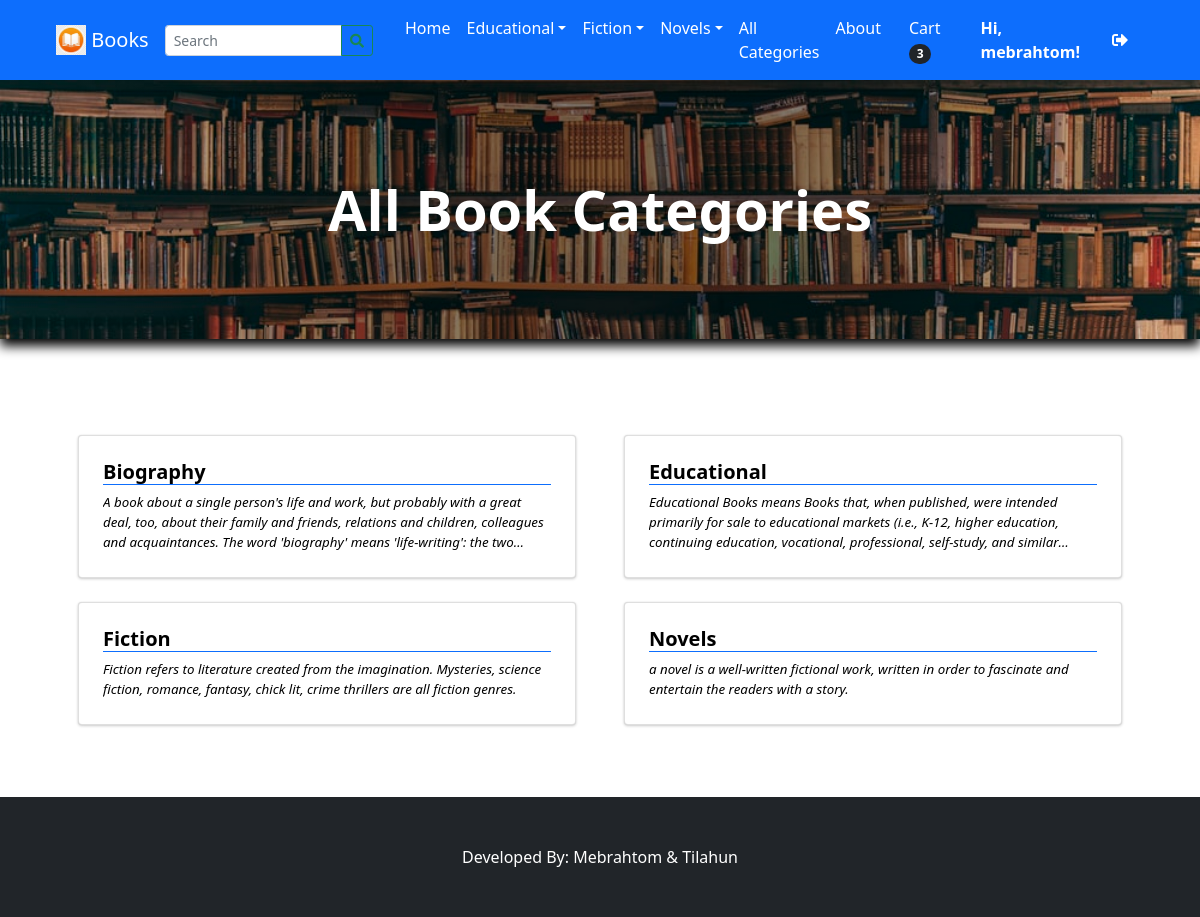
The app's page /?p=view_categories (signed in) with its own data.
### tables this page shows
CREATE TABLE `categories` (
  `id` int(30) NOT NULL,
  `category` varchar(250) NOT NULL,
  `description` text,
  `status` tinyint(1) NOT NULL DEFAULT '1',
  `date_created` datetime NOT NULL DEFAULT CURRENT_TIMESTAMP
);

### classes/DBConnection.php (called while the page is built, shortened)
<?php
class DBConnection{
    private $host = DB_SERVER;
    private $username = DB_USERNAME;
    private $password = DB_PASSWORD;
    private $database = DB_NAME;
    public $conn;
    public function __construct(){
        if (!isset($this->conn)) {
            $this->conn = new mysqli($this->host, $this->username, $this->password, $this->database);
        }
    }
}
?>

### config.php (called while the page is built, shortened)
<?php
require_once('classes/DBConnection.php');
require_once('classes/SystemSettings.php');
function validate_image($file){
	if(!empty($file)){
		if(is_file(base_app.$file)){
			return base_url.$file;
		}else{
			return base_url.'dist/img/no-image-available.png';
		}
	}else{
		return base_url.'dist/img/no-image-available.png';
	}
}
?>

### inc/topBarNav.php (the view, shortened to what this page needs)
<nav class="navbar navbar-expand-lg navbar-light bg-light">
            <div class="container-fluid px-4 px-lg-5 ">
                <a class="navbar-brand" href="./">
                <img src="<?php echo validate_image($_settings->info('logo')) ?>" width="30" height="30" class="d-inline-block align-top" alt="" loading="lazy">
                <?php echo $_settings->info('short_name') ?>
                </a>
                <form class="form-inline" id="search-form">
                  <div class="input-group">
                    <input class="form-control form-control-sm form " type="search" placeholder="Search" aria-label="Search" name="search"  value="<?php echo isset($_GET['search']) ? $_GET['search'] : "" ?>"  aria-describedby="button-addon2">
                    <div class="input-group-append">
                      <button class="btn btn-outline-success btn-sm m-0" type="submit" id="button-addon2"><i class="fa fa-search"></i></button>
                    </div>
                  </div>
                </form>
                <div class="collapse navbar-collapse" id="navbarSupportedContent">
                    <ul class="navbar-nav me-auto mb-2 mb-lg-0 ms-lg-4">
                        <li class="nav-item"><a class="nav-link" aria-current="page" href="./">Home</a></li>
                        <?php
                        $cat_qry = $conn->query("SELECT * FROM categories where status = 1  limit 3");
                        $count_cats =$conn->query("SELECT * FROM categories where status = 1 ")->num_rows;
                        while($crow = $cat_qry->fetch_assoc()):
                          $sub_qry = $conn->query("SELECT * FROM sub_categories where status = 1 and parent_id = '{$crow['id']}'");
                          if($sub_qry->num_rows <= 0):
                        ?>
                        <li class="nav-item"><a class="nav-link" aria-current="page" href="./?p=products&c=<?php echo md5($crow['id']) ?>"><?php echo $crow['category'] ?></a></li>
                        <?php else: ?>
                        <li class="nav-item dropdown">
                          <a class="nav-link dropdown-toggle" id="navbarDropdown<?php echo $crow['id'] ?>" href="#" role="button" data-toggle="dropdown" aria-expanded="false"><?php echo $crow['category'] ?></a></a>
                        </li>
                        <?php endif; ?>
                        <?php endwhile; ?>
                        <?php if($count_cats > 3): ?>
                        <li class="nav-item"><a class="nav-link" href="./?p=view_categories">All Categories</a></li>
                        <?php endif; ?>
                        <li class="nav-item"><a class="nav-link" href="./?p=about">About</a></li>
                    </ul>
                    <div class="d-flex align-items-center">
                      <?php if(!isset($_SESSION['userdata']['id'])): ?>
                        <button class="btn btn-outline-dark ml-2" id="login-btn" type="button">Login</button>
                        <?php else: ?>
                        <a class="text-dark mr-2 nav-link" href="./?p=cart">
                            Cart
                            <span class="badge bg-dark text-white ms-1 rounded-pill" id="cart-count">
                              <?php
                              if(isset($_SESSION['userdata']['id'])):
                                $count = $conn->query("SELECT SUM(quantity) as items from `cart` where client_id =".$_settings->userdata('id'))->fetch_assoc()['items'];
                                echo ($count > 0 ? $count : 0);
                              else:
                                echo "0";
                              endif;
                              ?>
                            </span>
                        </a>
                            <a href="./?p=my_account" class="text-dark  nav-link"><b> Hi, <?php echo $_settings->userdata('firstname')?>!</b></a>
                            <a href="logout.php" class="text-dark  nav-link"><i class="fa fa-sign-out-alt"></i></a>
                        <?php endif; ?>
                    </div>
                </div>
            </div>
        </nav>

### view_categories.php (shortened to what this page needs)
<?php
$title = "All Book Categories";
?>
<header class="bg-dark py-5" id="main-header">
    <div class="container px-4 px-lg-5 my-5">
        <div class="text-center text-white">
            <h1 class="display-4 fw-bolder"><?php echo $title ?></h1>
        </div>
    </div>
</header>
<section class="py-5">
    <div class="container px-4 px-lg-5 mt-5">
        <div class="row gx-2 gx-lg-5 row-cols-1 row-cols-md-2 row-cols-xl-2 justify-content-center">
            <?php
                $categories = $conn->query("SELECT * FROM `categories` where status = 1 order by category asc ");
                while($row = $categories->fetch_assoc()):
                    foreach($row as $k=> $v){
                        $row[$k] = trim(stripslashes($v));
                    }
                    $row['description'] = strip_tags(stripslashes(html_entity_decode($row['description'])));
            ?>
            <div class="col mb-6 mb-2">
                <a href="./?p=products&c=<?php echo md5($row['id']) ?>" class="card category-item text-dark">
                    <div class="card-body p-4">
                        <div class="">
                            <h5 class="fw-bolder border-bottom border-primary"><?php echo $row['category'] ?></h5>
                        </div>
                        <p class="m-0 truncate"><?php echo $row['description'] ?></p>
                    </div>
                </a>
            </div>
            <?php endwhile; ?>
        </div>
    </div>
</section>

### records on screen
categories: category "Educational", description "Educational Books means Books that, when published, were intended primarily for sale to educational markets (i.e., K-12, higher education, continuing education, vocational, professional, self-study, and…"
categories: category "Fiction", description "Fiction refers to literature created from the imagination. Mysteries, science fiction, romance, fantasy, chick lit, crime thrillers are all fiction genres."
categories: category "Novels", description "a novel is a well-written fictional work, written in order to fascinate and entertain the readers with a story."
categories: category "Biography", description "A book about a single person's life and work, but probably with a great deal, too, about their family and friends, relations and children, colleagues and acquaintances. The word 'biography' means 'life-writing': the…"

### other values on screen
$_settings->info('short_name') "Books"
$count "3"
$_settings->userdata('firstname') "mebrahtom"
$title "All Book Categories"
